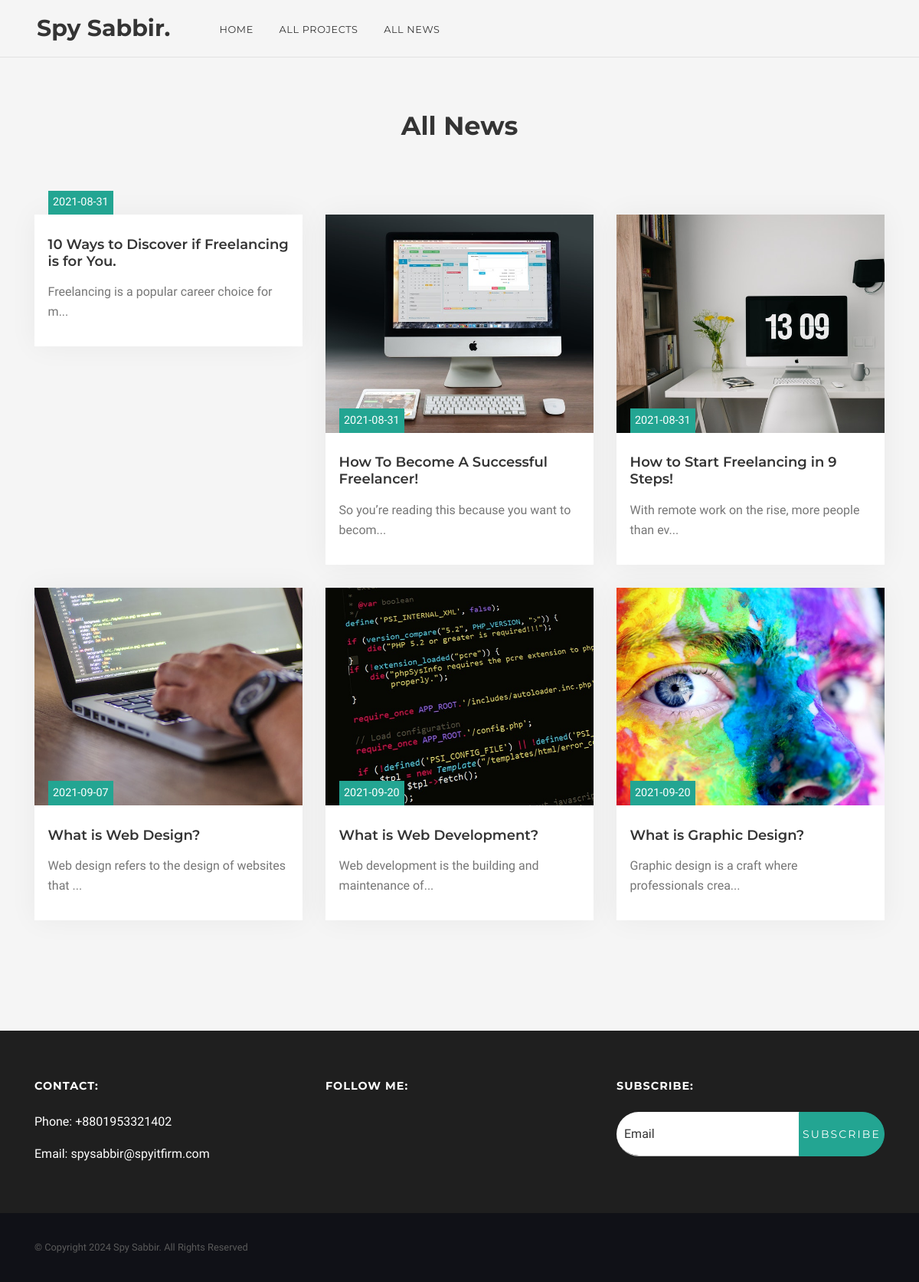
The page /all_news.php on the database as committed earlier.
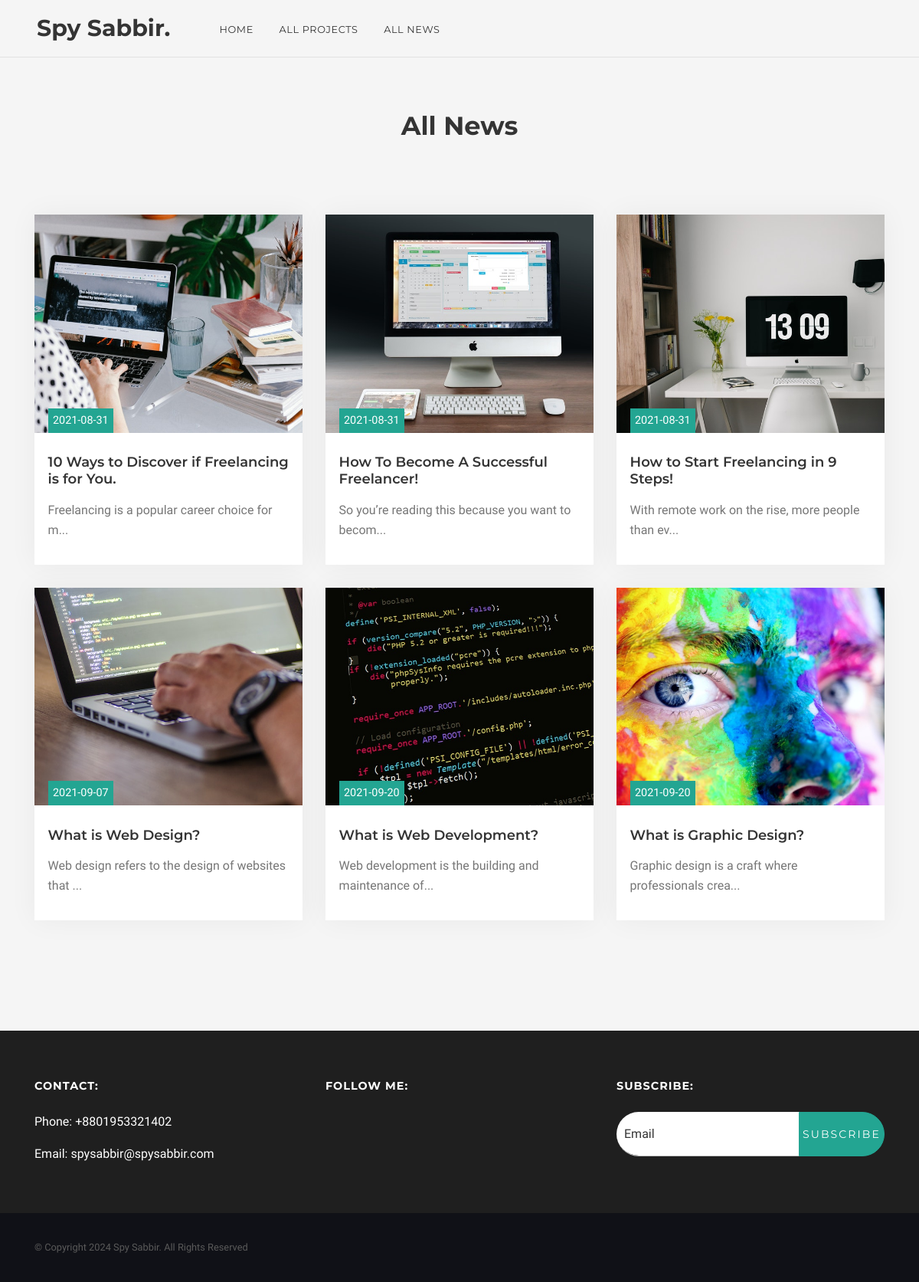
The same page on the database as committed later.
### tables this page shows
CREATE TABLE `theme_default` (
  `id` int(11) NOT NULL,
  `default_item_name` varchar(200) NOT NULL,
  `default_item_value` text NOT NULL
);

CREATE TABLE `news` (
  `id` int(11) NOT NULL,
  `news_headline` varchar(100) NOT NULL,
  `news_details` text NOT NULL,
  `news_cover_photo` varchar(200) NOT NULL,
  `news_uploaded_date_time` datetime NOT NULL
);

### admin/dbc.php (called while the page is built, shortened)
<?php
function connect_to_db(){
$hostname = "localhost";
$username = "root";
$password = "";
$database_name = "personal_portfolio-website";
return $db_connect = mysqli_connect($hostname, $username, $password, $database_name);
}
function spy_sabbir_all($table_name) {
    $select_query = "SELECT * FROM $table_name";
    return $result_from_db = mysqli_query(connect_to_db(), $select_query);
}
function spy_sabbir_update($table_name, $update_name){
    $query = "SELECT default_item_value FROM $table_name WHERE default_item_name = '$update_name'";
    return mysqli_fetch_assoc(mysqli_query(connect_to_db(), $query))['default_item_value'];
}
?>

### all_news.php (the view)
<?php
require_once 'header.php';
?>
<section id="news" class="section bg-light">
    <div class="container">
        <div class="row align-items-end">
            <div class="col-lg-12" data-aos="fade-up">
                <h2 class="mb-3 mb-md-0 text-center">All News</h2>
            </div>
        </div>
        <div class="mt-5 pt-5">
            <div class="row-news row">
                <?php foreach (spy_sabbir_all('news') as $single_news) : ?>
                    <div class="col-news col-md-6 col-lg-4" data-aos="fade-in" data-aos-delay="0">
                        <figure class="position-relative">
                            <div class="position-relative">
                                <a href="news_details.php?id=<?= $single_news['id'] ?>"><img alt="" class="w-100 d-block" src="img/news/<?= $single_news['news_cover_photo'] ?>"></a>
                                <mark class="date">
                                    <?= date("Y-m-d", strtotime($single_news['news_uploaded_date_time'])); ?>
                                </mark>
                            </div>
                            <figcaption>
                                <h5><a href="news_details.php?id=<?= $single_news['id'] ?>"><?= $single_news['news_headline'] ?></a></h5>
                                <?= substr($single_news['news_details'], 0, 50) ?>...
                            </figcaption>
                        </figure>
                    </div>
                <?php endforeach; ?>
            </div>
        </div>
    </div>
</section>
<?php
require_once 'footer.php';
?>

### footer.php (shortened to what this page needs)
 <footer>
   <div class="section py-5 pb-0" style="background-color: <?= spy_sabbir_update('theme_default', 'primary_background_color'); ?>;">
     <div class="container">
       <div class="row">
         <div class="col-lg-4">
           <h6 class="text-white mb-4">Contact:</h6>
           <p class="text-white">Phone: <?= spy_sabbir_update('theme_default', 'owner_phone_number'); ?></p>
           <p class="text-white">Email: <?= spy_sabbir_update('theme_default', 'owner_email_address'); ?></p>
         </div>
         <div class="col-lg-4">
           <h6 class="text-white mb-4">Follow me:</h6>
         </div>
         <div class="col-lg-4">
           <h6 class="text-white mb-4">Subscribe:</h6>
           <form id="subscription_form" method="POST" action="subscriber_post.php">
             <div class="input-group">
               <input type="email" class="form-control" id="subscriber_email" name="subscriber_email" placeholder="Email" value="">
               <div class="input-group-append">
                 <button id="subscribe_button" class="btn px-1 text-white" type="button">Subscribe</button>
               </div>
             </div>
           </form>
         </div>
       </div>
     </div>
   </div>
   <div class="footer-copy section-sm">
     <div class="container">© Copyright <?= date("Y") ?> <?= spy_sabbir_update('theme_default', 'owner_name'); ?>. All Rights Reserved</div>
   </div>
 </footer>
</body>
</html>

Rows that differ between the two databases and show on the page:
changed news "10 Ways to Discover if Freelancing is for You.": news_cover_photo: picture added
changed theme_default: default_item_value "spysabbir@spyitfirm.com" → "spysabbir@spysabbir.com"
